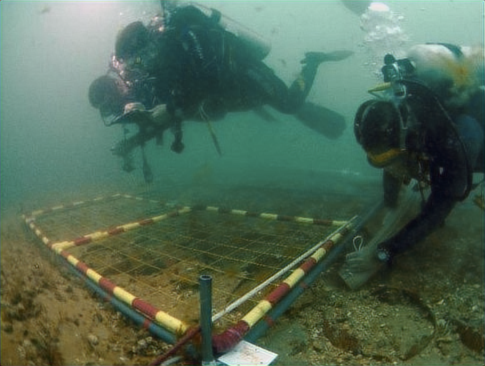
%> input picture 2_Water-net.png, 485 x 366 px
$ octave demo.m   (GNU Octave 9; MATLAB toolbox functions it lacks are replaced by stand-ins)
%> lines starting %> are read from the running program, lines starting %| are printed output that depends on the picture
%> further down, im is the input picture: size 366x485x3 uint8; mean R, G, B 82.6, 105.8, 86.1
### CIELab_AB_Feature_extraction.m


% AB channel AGGD fitting feature (AGGD+ kurtosis+ skewness) =6 with the L-component moment statistics feature
%(6*5) + (3*4) = 42 dimensions
% feature   I1_fit I2fit I3_fit I4_fit I5_fit L component moments A component moments B component moments
% dimension 6      6     6      6      6      4                   4                   4
function [final_feature] = CIELab_AB_Feature_extraction(I)
%% Feature extraction
I1_AGGD = [];  I2_AGGD = [];I3_AGGD = []; I4_AGGD = []; I5_AGGD = [];
moment = [];
shifts = [ 0 1; 1 0; 1 1; -1 1];
%% Color Space Conversion
labim=rgb2lab(I);
%> labim: size 366x485x3 double; mean of channels 1, 2, 3 41.9, -12, 8.7
ima = double(labim(:,:,2)); %LAB2
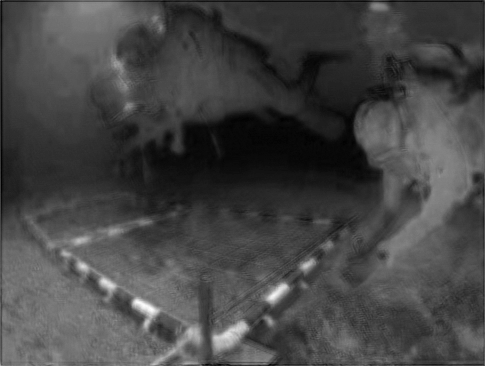
%> ima: size 366x485 double; min -27.57, max 29.48, mean -12; drawn with min black and max white
imb = double(labim(:,:,3));%LAB3
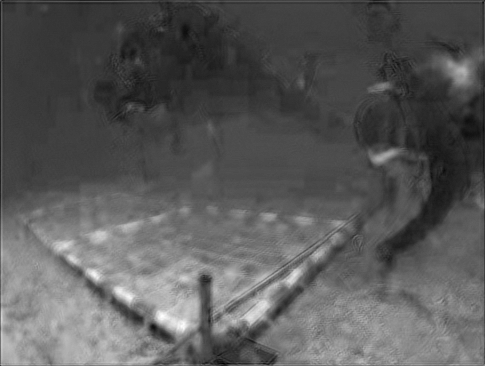
%> imb: size 366x485 double; min -13.43, max 49.1, mean 8.7; drawn with min black and max white
%% moment statistics
vector = ColorMoments(I);
moment = [moment;vector];
moment = abs(moment);

%% opponent difference map I1
I1 = abs(ima-imb);
k_num = 0.01;
C1 = (k_num*255)^2;
window = fspecial('gaussian',7,7/6);
window = window/sum(sum(window));
mu            = filter2(window, I1, 'same');
mu_sq         = mu.*mu;
sigma         = sqrt(abs(filter2(window, I1.*I1, 'same') - mu_sq));
structdis     = (I1-mu)./(sigma+C1);
I1_skewness=skewness(structdis(:));
I1_kurtosis=kurtosis(structdis(:));
% AGGD fit
structdis = mapminmax(structdis(:),0,1);
[alpha, leftstd, rightstd]  = estimateaggdparam(structdis);
const                    =(sqrt(gamma(1/alpha))/sqrt(gamma(3/alpha)));
meanparam                =(rightstd-leftstd)*(gamma(2/alpha)/gamma(1/alpha))*const;
I1_AGGD = [I1_AGGD;alpha,meanparam,leftstd^2,rightstd^2,I1_skewness ,I1_kurtosis];
%% saturation map I2
I2 = sqrt(ima.*ima+imb.*imb);

shifted_s = circshift(I2, shifts(1,:));
diff_s = I2 - shifted_s;
diff_s = diff_s(2:end-1,2:end-1);
diff_s = diff_s(:);

I2_skewness=skewness(diff_s);
I2_kurtosis=kurtosis(diff_s);
% AGGD fit
[alpha, leftstd, rightstd]  = estimateaggdparam(diff_s);
const                    =(sqrt(gamma(1/alpha))/sqrt(gamma(3/alpha)));
meanparam                =(rightstd-leftstd)*(gamma(2/alpha)/gamma(1/alpha))*const;
I2_AGGD = [I2_AGGD;alpha meanparam leftstd^2 rightstd^2  I2_skewness I2_kurtosis ];
clear diff_s paramEsts

%% opponent angle map I3
I3 = atan(ima./(imb+0.0000001));

shifted_h = circshift(I3, shifts(1,:));
diff_h = I3 - shifted_h;
diff_h = diff_h(2:end-1,2:end-1); diff_h = diff_h(:);
I3_skewness=skewness(diff_h);
I3_kurtosis=kurtosis(diff_h);
% AGGD fit
[alpha, leftstd, rightstd]  = estimateaggdparam(diff_h);
const                    =(sqrt(gamma(1/alpha))/sqrt(gamma(3/alpha)));
meanparam                =(rightstd-leftstd)*(gamma(2/alpha)/gamma(1/alpha))*const;
I3_AGGD = [I3_AGGD;alpha meanparam leftstd^2 rightstd^2  I3_skewness I3_kurtosis];
clear diff_h paramEsts

%% opponent derivation angle maps I4 and I5
[ima_x,ima_y]=gradient(ima);
[imb_x,imb_y]=gradient(imb);
I4 = atan(ima_x./(imb_y+0.0000001));
shifted_oax = circshift(I4, shifts(1,:));
diff_oax = I4 - shifted_oax;
diff_oax = diff_oax(2:end-1,2:end-1); diff_oax = diff_oax(:);

I4_skewness=skewness(diff_oax);
I4_kurtosis=kurtosis(diff_oax);

[alpha, leftstd, rightstd]  = estimateaggdparam(diff_oax);
const                    =(sqrt(gamma(1/alpha))/sqrt(gamma(3/alpha)));
meanparam                =(rightstd-leftstd)*(gamma(2/alpha)/gamma(1/alpha))*const;
I4_AGGD = [I4_AGGD;alpha meanparam leftstd^2 rightstd^2  I4_skewness I4_kurtosis];
clear diff_oax paramEsts

I5 = atan(ima_y./(imb_y+0.0000001));
shifted_oay = circshift(I5, shifts(1,:));
diff_oay = I5 - shifted_oay;
diff_oay = diff_oay(2:end-1,2:end-1); diff_oay = diff_oay(:);
[alpha, leftstd, rightstd]  = estimateaggdparam(diff_oay);

I5_skewness=skewness(diff_oay);
I5_kurtosis=kurtosis(diff_oay);

const                    =(sqrt(gamma(1/alpha))/sqrt(gamma(3/alpha)));
meanparam                =(rightstd-leftstd)*(gamma(2/alpha)/gamma(1/alpha))*const;
I5_AGGD = [I5_AGGD;alpha meanparam leftstd^2 rightstd^2   I5_skewness I5_kurtosis];
clear diff_oay paramEsts
%% combine feature
final_feature = [I1_AGGD,I2_AGGD,I3_AGGD,I4_AGGD,I5_AGGD,moment];

end

### ColorMoments.m

%moment feature

function vectors = ColorMoments(img)
    lab = rgb2lab(img);
    L_Img = lab(:,:,1);
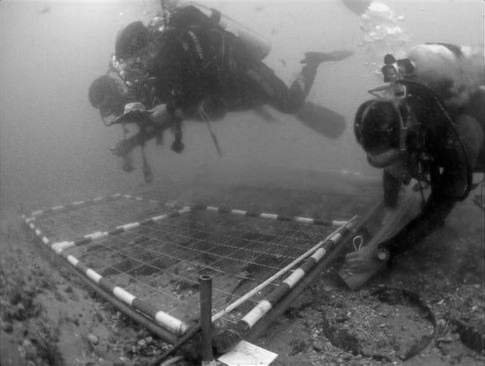
%> L_Img: size 366x485 double; min 2.1, max 96.84, mean 41.9; drawn with min black and max white
    A_Img = lab(:,:,2);
    B_Img = lab(:,:,3);
    [m,n] = size(L_Img);
%> m = 366; n = 485
    N = m*n;
%> N = 177510

    % 1
    lMean = mean2( L_Img );
%> lMean = 41.88
    aMean = mean2( A_Img );
%> aMean = -11.96
    bMean = mean2( B_Img );
%> bMean = 8.69

    % 2
    lSig = sqrt( sum(sum((L_Img-lMean).^2))/N );
%> lSig = 19.11
    aSig= sqrt( sum(sum((A_Img-aMean).^2))/N );
%> aSig = 7.4
    bSig = sqrt( sum(sum((B_Img-bMean).^2))/N );
%> bSig = 9.87

    % 3
    l3   = sum( sum( (L_Img-lMean).^3 ) );
%> l3 = 567169766
    lSke = ( l3/N )^(1/3);
%> lSke = 14.73
    a3   = sum( sum( (A_Img-aMean).^3 ) );
%> a3 = 32037843.8
    aSke = ( a3/N )^(1/3);
%> aSke = 5.65
    b3   = sum( sum( (B_Img-bMean).^3 ) );
%> b3 = 129193194.1
    bSke = ( b3/N )^(1/3);
%> bSke = 9
    %4
    l4   = sum( sum( (L_Img-lMean).^4 ) );
%> l4 = 6.18e+10
    lKur = ( l4/N )^(1/4);
%> lKur = 24.29
    a4   = sum( sum( (A_Img-aMean).^4 ) );
%> a4 = 1.95e+09
    aKur = ( a4/N )^(1/4);
%> aKur = 10.23
    b4   = sum( sum( (B_Img-bMean).^4 ) );
%> b4 = 4.54e+09
    bKur = ( b4/N )^(1/4);
%> bKur = 12.65

    vectors = [ lMean, lSig, lSke,lKur, aMean, aSig, aSke,aKur bMean, bSig, bSke , bKur];
%> vectors = [41.88 19.11 14.73 24.29 -11.96 7.4 5.65 10.23 8.69 9.87 9 12.65]
end

### NMFC_FeatureCompute.m
%concatenate feature
%32+10+42=84
function [  Feature ] = NMFC_FeatureCompute( im)


     ABFeature = CIELab_AB_Feature_extraction(im);
%> in CIELab_AB_Feature_extraction, `vector = ColorMoments(I);`: vector has the same summary as vectors in ColorMoments
%> in CIELab_AB_Feature_extraction, `moment = [moment;vector];`: moment has the same summary as vectors in ColorMoments
%> in CIELab_AB_Feature_extraction, `moment = abs(moment);`: moment = [41.88 19.11 14.73 24.29 11.96 7.4 5.65 10.23 8.69 9.87 9 12.65]
%> in CIELab_AB_Feature_extraction, `I1 = abs(ima-imb);`:
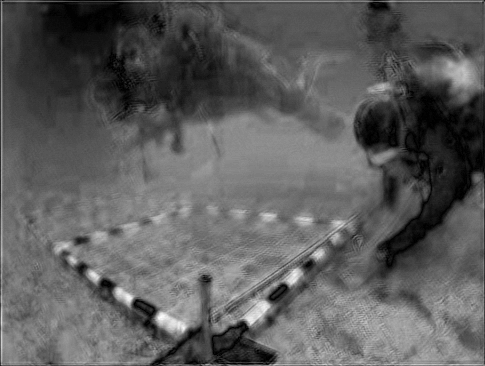
%> I1: size 366x485 double; min 0.000428, max 57.09, mean 21; drawn with min black and max white
%> in CIELab_AB_Feature_extraction, `mu_sq         = mu.*mu;`:
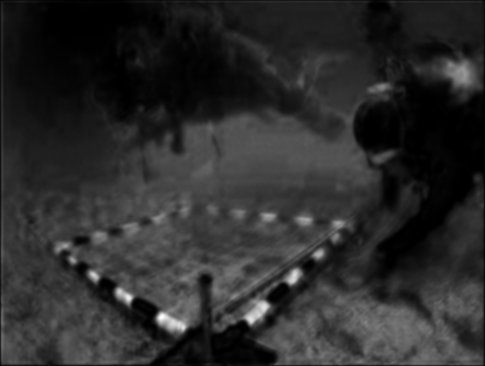
%> mu_sq: size 366x485 double; min 0.0382, max 3005.9, mean 521.2; drawn with min black and max white
%> in CIELab_AB_Feature_extraction, `sigma         = sqrt(abs(filter2(window, I1.*I1, 'same') - mu_sq));`:
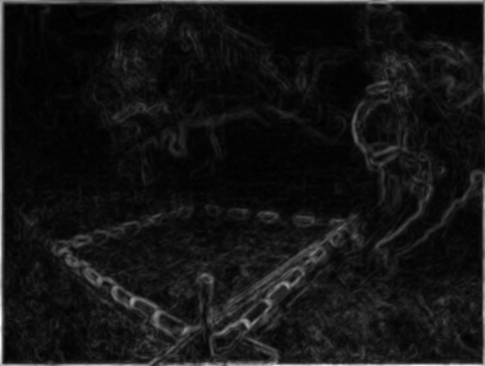
%> sigma: size 366x485 double; min 0.112, max 18.37, mean 1.62; drawn with min black and max white
%> in CIELab_AB_Feature_extraction, `structdis     = (I1-mu)./(sigma+C1);`:
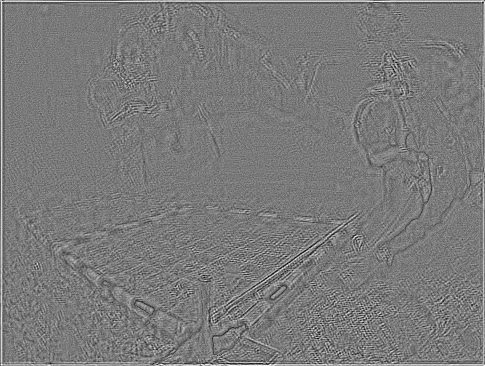
%> structdis: size 366x485 double; min -0.847, max 0.92, mean 0.00448; drawn with min black and max white
%> in CIELab_AB_Feature_extraction, `I1_skewness=skewness(structdis(:));`: I1_skewness = 0.708
%> in CIELab_AB_Feature_extraction, `I1_kurtosis=kurtosis(structdis(:));`: I1_kurtosis = 8.14
%> the run ends on the next line

     imLAB=rgb2lab(im);
     I_L=double(imLAB(:,:,1));

     LuminFeature=CIELab_Lumin_FeatureCompute(I_L);
     MSCNFeature=CIELab_LMSCN_FeatureCompute(I_L);
     Feature=[ABFeature LuminFeature MSCNFeature ];
end

### demo.m


im=imread('2_Water-net.png');
final_feature=NMFC_FeatureCompute(im);
